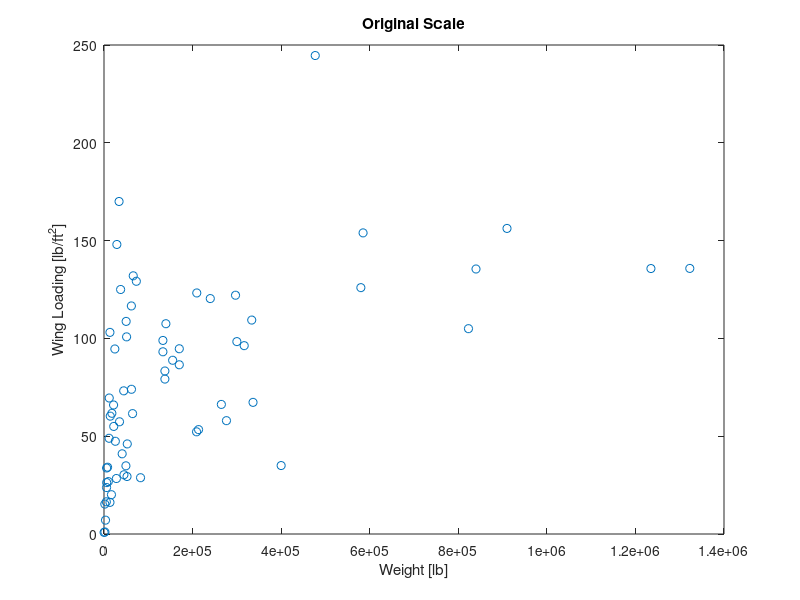
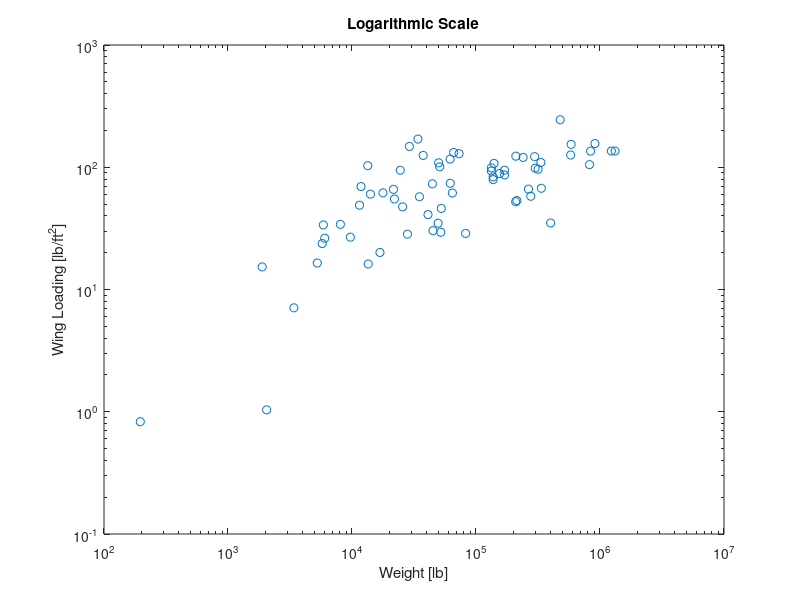
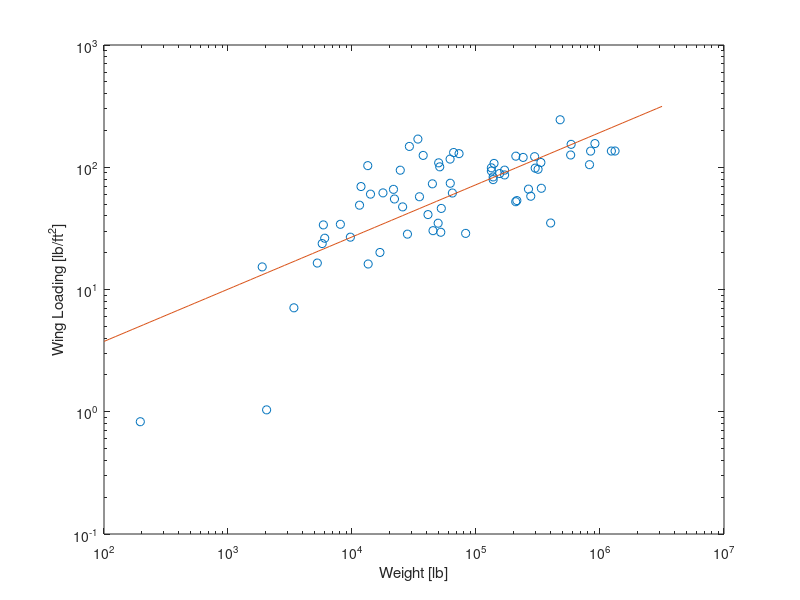

These figures' MATLAB source, in order:
%% Solution to Wing Loading exercise

%% 1. Load data
load WingLoading

%% 2. Create plots

% Using standard axes
figure
plot(mtow,wload,'o')
xlabel('Weight [lb]')
ylabel('Wing Loading [lb/ft^2]')
title('Original Scale')

% Using logarithmic axes
figure
loglog(mtow,wload,'o')
xlabel('Weight [lb]')
ylabel('Wing Loading [lb/ft^2]')
title('Logarithmic Scale')

%% 3. Basic fitting tool
% Although the axes are logarithmic, the data is still in the original
% units.  The Basic Fitting Tool is therefore trying to perform a linear
% fit, which appears nonlinear in the log-scale axes.

%% 4. Create fit 

wload_log = log10(wload);
mtow_log = log10(mtow);
c = polyfit(mtow_log,wload_log,1);  

%% 5. Calculate (logarithmic) wing loadings

x = linspace(2,6.5);
y = polyval(c,x);

%% 6. Transform logarithmic values

wfit = 10.^x;
lfit = 10.^y;

%% 7. Plot raw data on log-log axes

figure
loglog(mtow,wload,'o')
hold on
loglog(wfit,lfit)
hold off
xlabel('Weight [lb]')
ylabel('Wing Loading [lb/ft^2]')
